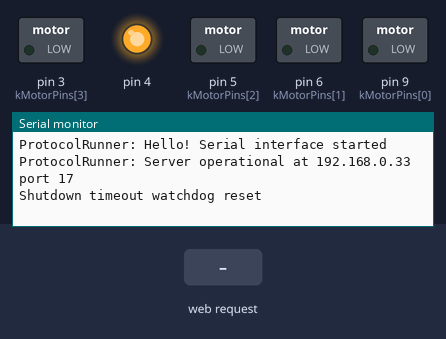
Bench run of a sketch on a simulated Arduino Uno, built with avr-gcc and run on an emulated ATmega328P. On the bench: switched loads named in the sketch (green lamp = pin HIGH), output pins drawn as LEDs (lit = HIGH), the last lines printed to the serial monitor. The test bench sets the inputs (shaded band). WiFi joins after 1.5 s; servers stay silent unless stated.

Above: at 1.2 s.
1.3 s: HTTP request GET /QUIT received
At 2.3 s:
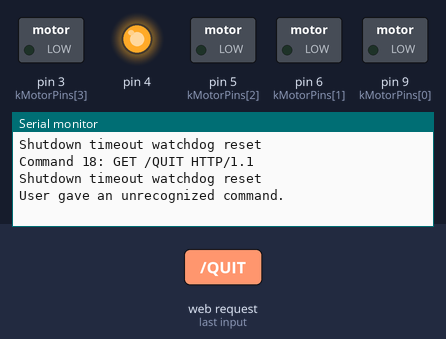
2.8 s: HTTP request GET /status received
At 3.5 s:
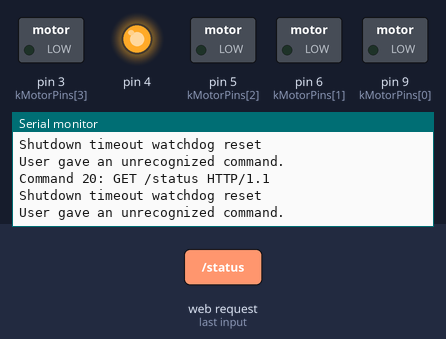
4.3 s: HTTP request GET /motor received
At 5.8 s:
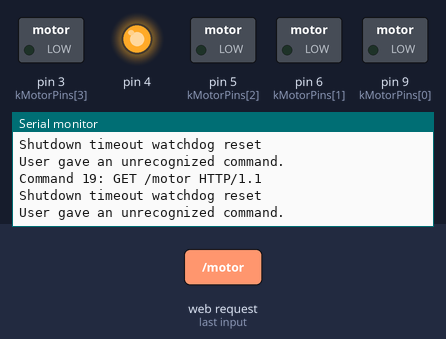

Measured:
- after the input at 1.3 s, the serial monitor: prints a new line at once (image 1)
- after the input at 2.8 s, the serial monitor: prints a new line at once (image 2)
- after the input at 4.3 s, the serial monitor: prints a new line at once (image 3)

The sketch:

RemoteMotors.ino
```cpp
/*
 * RemoteMotors.ino
 *
 * This is a sketch to control brushless DC motors with PWM via a simple
 * text-based TCP/IP interface. See the README.md file for more information.
 */

/*
* Copyright (c) 2013 Alicia M. F. Key
*
* Permission is hereby granted, free of charge, to any person obtaining a
* copy of this software and associated documentation files (the
* "Software"), to deal in the Software without restriction, including
* without limitation the rights to use, copy, modify, merge, publish,
* distribute, sublicense, and/or sell copies of the Software, and to
* permit persons to whom the Software is furnished to do so, subject to
* the following conditions:
*
* The above copyright notice and this permission notice shall be included
* in all copies or substantial portions of the Software.
*
* THE SOFTWARE IS PROVIDED "AS IS", WITHOUT WARRANTY OF ANY KIND, EXPRESS
* OR IMPLIED, INCLUDING BUT NOT LIMITED TO THE WARRANTIES OF
* MERCHANTABILITY, FITNESS FOR A PARTICULAR PURPOSE AND NONINFRINGEMENT.
* IN NO EVENT SHALL THE AUTHORS OR COPYRIGHT HOLDERS BE LIABLE FOR ANY
* CLAIM, DAMAGES OR OTHER LIABILITY, WHETHER IN AN ACTION OF CONTRACT,
* TORT OR OTHERWISE, ARISING FROM, OUT OF OR IN CONNECTION WITH THE
* SOFTWARE OR THE USE OR OTHER DEALINGS IN THE SOFTWARE.
*/

/*** BEGIN included libraries ***/

#include <SPI.h>
#include <Ethernet.h>

/*** END included libraries ***/


/*** BEGIN motor operation variables ***/

// Number of pins that motors are conneted to (length of the array below)
// The #define lets me staticially allocate the array below for the
// structures.
const int kNumberOfMotors = 4;

// Minimum and maximum duty cycles for the motors. I determined these
// by experimentation, and they may need to be tweaked for other motors.
const int kMinPwmDutyCycle = 75;
const int kMaxPwmDutyCycle = 224;

// Maximum and minimum speeds that can be requested of the motors.
// These can be changed for a specific situation. The minimum is the
// "off" value, the maximum is the "full throttle" value.
//
// These are for values entered over the TCP interface. They are mapped
// to the PwmDutyCycle values above by convertSpeedToPwmDutyCycle().
const int kMinSpeed = 0;
const int kMaxSpeed = 100;

// The pins the motors are connected to customize this to your
// installation. Make sure that these are all PWM capable pins
const int kMotorPins[] = { 9, 6, 5, 3 };

// This is the structure that holds settings for motor pins
// and their duty cycles
typedef struct {
  int pin;
  int dutyCycle;
} motorState;

// Holds the state of each motor.
motorState motor[kNumberOfMotors];

// Number of milliseconds to operate motors without a command
// on the TCP server. If no commands are reeived after this timeout,
// all motors will shut down.
const unsigned long kShutdownTimeoutMillis = 60000;
unsigned long timestampOfLastCommand;

/*** END motor operation variables ***/


/*** BEGIN network customization ***/

// Note: I have created a brand new MAC on the fly since there was not
// one on the box it came in
const int serverPort = 17;
EthernetServer server(serverPort);
byte mac[] = { 0x90, 0xA2, 0xDA, 0x00, 0xD7, 0xD2 };
IPAddress gateway(192, 168, 0, 1);
IPAddress subnet(255, 255, 255, 0);
IPAddress ip(192, 168, 0, 33);

/*** END network customization ***/


/*** BEGIN Buffer declaration ***/

// These are buffer declarations to hold strings for TCP/IP input and output
//
// statusBuffer holds status messages to be written to TCP/IP
//
// tcpReadBuffer holds data as it is received bt TCP/IP
//
// tcpShouldDisconnect is true if the TCP/IP interface should disconnect. Not
// a buffer, but does deal with its management
//
// All the text handling is through C strings.

#define BUFFER_SIZE 256

char statusBuffer[BUFFER_SIZE];
char tcpReadBuffer[BUFFER_SIZE];
bool tcpShouldDisconnect;

/*** END Buffer declaration ***/


/*** BEGIN Main setup and loop functions ***/

// setup() calls all the subsystem setup functions.
void setup() {
  Serial.begin(9600);
  Serial.println("ProtocolRunner: Hello! Serial interface started");
  setupTcpServer();
  setupMotors();
  setupShutdownTimeoutWatchdog();
}

// loop() loops through all subsystem loop functions.
void loop() {
  loopShutdownTimeoutWatchdog();
  loopStatus();
  loopTcpServer();
  loopCommands();
  loopMotors();
}

/*** END Main setup and loop functions ***/


/*** BEGIN Motor handling functions ***/

// Setup the initial states of the motors and their pins
void setupMotors() {
  for (int i=0; i<kNumberOfMotors; i++) {
    pinMode(kMotorPins[i], OUTPUT);
    motor[i].pin = kMotorPins[i];
    motor[i].dutyCycle = 0;
  }
}

// Loop through the states of the motors and set PWM control outputs to
// those values.
void loopMotors() {
  for (int i=0; i<kNumberOfMotors; i++) {
    analogWrite(motor[i].pin, motor[i].dutyCycle);
  }
}

// Shuts down all the motors by writing their duty cycels as 0. After this is
// called, the next invocation of loopMotors() will halt the motors.
void shutdownAllMotors() {
  for(int i=0; i<kNumberOfMotors; i++) {
    motor[i].dutyCycle = 0;
  }
}

// Sets all the motors to full duty cycle. When loopMotors() runs, then the
// states of all the motors are written to PWM.
void fullSpeedAllMotors() {
  for(int i=0; i<kNumberOfMotors; i++) {
    motor[i].dutyCycle = convertSpeedToPwmDutyCycle(kMaxSpeed);
  }
}

// The external TCP/IP interface presents a range of values between
// kMinSpeed and kMaxSpeed. But the PWM outputs are set between
// kMinPwmDutyCycle and kMaxPwmDutyCycle. This function converts between the
// two ranges.
//
// kMinPwmDutyCycle and kMaxPwmDutyCycle should be calibrated to the motors
// connected to the device.
//
// kMinSpeed and kMaxSpeed should be set to what you want the external TCP/IP
// interface to be.

int convertSpeedToPwmDutyCycle(int speed) {
  int step1 = constrain(speed, kMinSpeed, kMaxSpeed);
  int step2 = step1>kMinSpeed ? map(step1, kMinSpeed, kMaxSpeed, kMinPwmDutyCycle, kMaxPwmDutyCycle) : 0;

  Serial.print("Converted speed ");
  Serial.print(speed);
  Serial.print(" to duty cycle ");
  Serial.println(step2);

  return step2;
}
/*** END Motor handling functions ***/


/*** BEGIN TCP Server handling functions ***/

// Network settings
// BE SURE TO CHANGE THESE TO MATCH YOUR INTERFACE AND IP ADDRESS
// AND PORT OF YOUR ETHERNET MODULE!
//
// Also, the SD Card reader is EXPLICITLY DISABLED by setting pin
// 4 to high

void setupTcpServer() {
  pinMode(4, OUTPUT);
  digitalWrite(4, HIGH);
  Ethernet.begin(mac, ip, gateway, subnet);
  server.begin();
  Serial.print("ProtocolRunner: Server operational at ");
  Serial.print(Ethernet.localIP());
  Serial.print(" port ");
  Serial.println(serverPort);
  tcpShouldDisconnect = false;
}

// Services the TCP/IP interface and copies bytes received into
// tcpReceivedBuffer. This buffer is then read during the command parsing
// to extract commands to operate the motors.

void loopTcpServer() {
  unsigned tcpReadBufferCursor = 0;
  EthernetClient client = server.available();

  for (int i=0; i<BUFFER_SIZE; i++) {
    tcpReadBuffer[i] = '\0';
  }

  if (client) {

    while (client.connected()) {

      if (tcpShouldDisconnect) {
        client.stop();
        tcpShouldDisconnect = false;
      }

      if(client.available()) {
        char symbol = client.read();

        if (symbol == '\r') {
          //Serial.print("TCP: ");
          //Serial.println("Ignoring \\r");

        } else if (symbol == '\n') {
          //Serial.print("TCP command: ");
          //Serial.println(tcpReadBuffer);
          //client.println("whatever");
          client.println(statusBuffer);
          break;

        } else {
          if (tcpReadBufferCursor < BUFFER_SIZE) {
            tcpReadBuffer[tcpReadBufferCursor] = symbol;
            tcpReadBufferCursor++;

          } else {
            Serial.println("TCP: Buffer overflow caught!");
          }
        }
      }
    }
  }
}
/*** END TCP Server handling functions ***/


/*** BEGIN Status looping function ***/

// Creates the strings for status reports to report back to client.
void loopStatus() {
  snprintf(statusBuffer, BUFFER_SIZE, "READY,motorCount=%d,kShutdownTimeoutMillis=%u", kNumberOfMotors, kShutdownTimeoutMillis);
}

/*** END Status looping function ***/


/*** BEGIN command handling functions ***/
/*void setupCommands() {
}*/

// Pasrses and executes commands received over TCP/IP
void loopCommands() {
  if (strlen(tcpReadBuffer) > 0) {
    Serial.print("Command ");
    Serial.print(strlen(tcpReadBuffer));
    Serial.print(": ");
    Serial.println(tcpReadBuffer);

    char *cmd;
    cmd = strtok(tcpReadBuffer, ",");

    // Update the timestamp of the command.
    //
    // TODO: Actually, should probably be
    // refactored into the individual successful command executions
    // for maximum security
    resetShutdownTimeoutWatchdog();

    // This is somewhat buggy, because a disconnect doesn't seem to happen
    // without an extra carriage return.
    if (strcmp(cmd, "QUIT") == 0) {
      Serial.println("Disconnect requested");
      tcpShouldDisconnect = true;

    } else if (strcmp(cmd, "status") == 0) {
      Serial.println("Dummy status command");

    } else if (strcmp(cmd, "motor") == 0) {
      char *szMotorNumber = strtok(NULL, ",");
      char *szMotorSpeed = strtok(NULL, ",");
      int motorNumber = atoi(szMotorNumber);
      int motorSpeed = atoi(szMotorSpeed);

      if (!(motorNumber >= 0 && motorNumber < kNumberOfMotors)) {
        motorNumber = 0;
        Serial.println("Bad motor number requested");
      }

      motor[motorNumber].dutyCycle = convertSpeedToPwmDutyCycle(motorSpeed);

      /*Serial.print("Motor ");
      Serial.print(motorNumber);
      Serial.print(" duty_cycle ");
      Serial.print(duty_cycle);
      Serial.println(" requested");*/

    } else if (strcmp(cmd, "full speed") == 0) {
      fullSpeedAllMotors();
      Serial.println("Setting all motors to full speed.");

    } else if (strcmp(cmd, "all stop") == 0) {
      shutdownAllMotors();
      Serial.println("Stopping all motors");

    } else {
      Serial.println("User gave an unrecognized command.");
    }
  }
}
/*** END command handling functions ***/

/*** BEGIN watchdog  and shutdown function  ***/

//  kShutdownTimeoutMillis and timestampOfLastCommand establish a timeout
//  for motor operations in case connections break and we don't want the
//  motors to run forever (or at least until the batteries run out)

void loopShutdownTimeoutWatchdog() {
  if (millis() - timestampOfLastCommand > kShutdownTimeoutMillis) {
    Serial.println("Shutting down because of watchdog");
    shutdownAllMotors();
    resetShutdownTimeoutWatchdog();
  }
}

void setupShutdownTimeoutWatchdog() {
  resetShutdownTimeoutWatchdog();
}

void resetShutdownTimeoutWatchdog() {
  timestampOfLastCommand = millis();
  Serial.println("Shutdown timeout watchdog reset");
}

/*** BEGIN watchdog  and shutdown function  ***/
```
